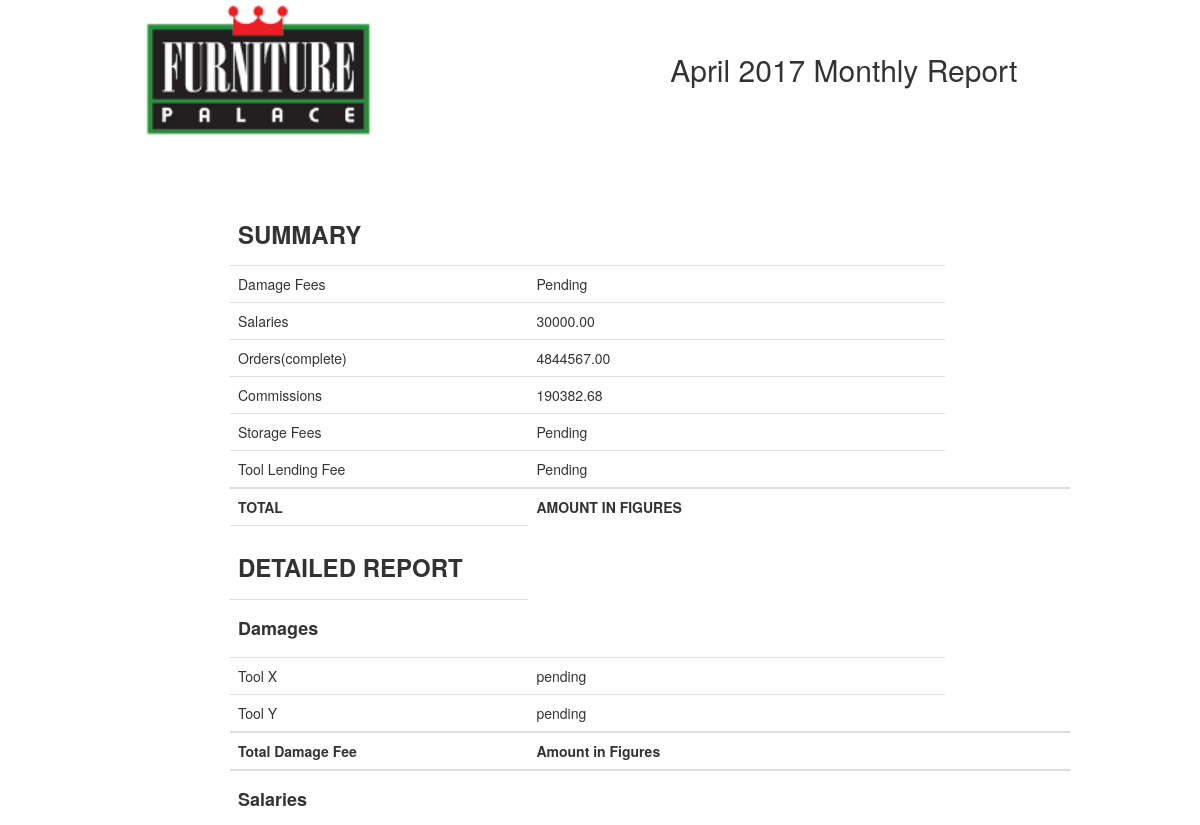
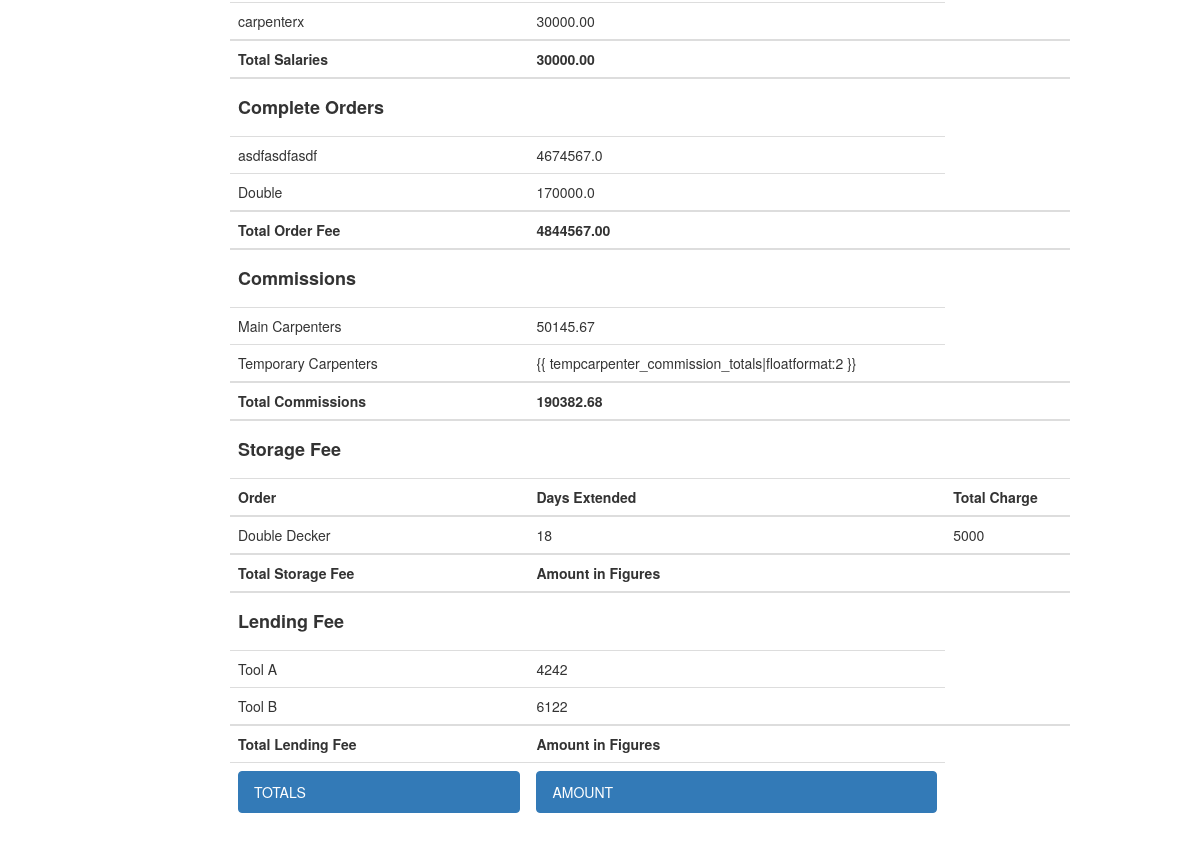
Page /furniture_palace/monthly_summary/ on the earlier database version (2 pictures, top to bottom).
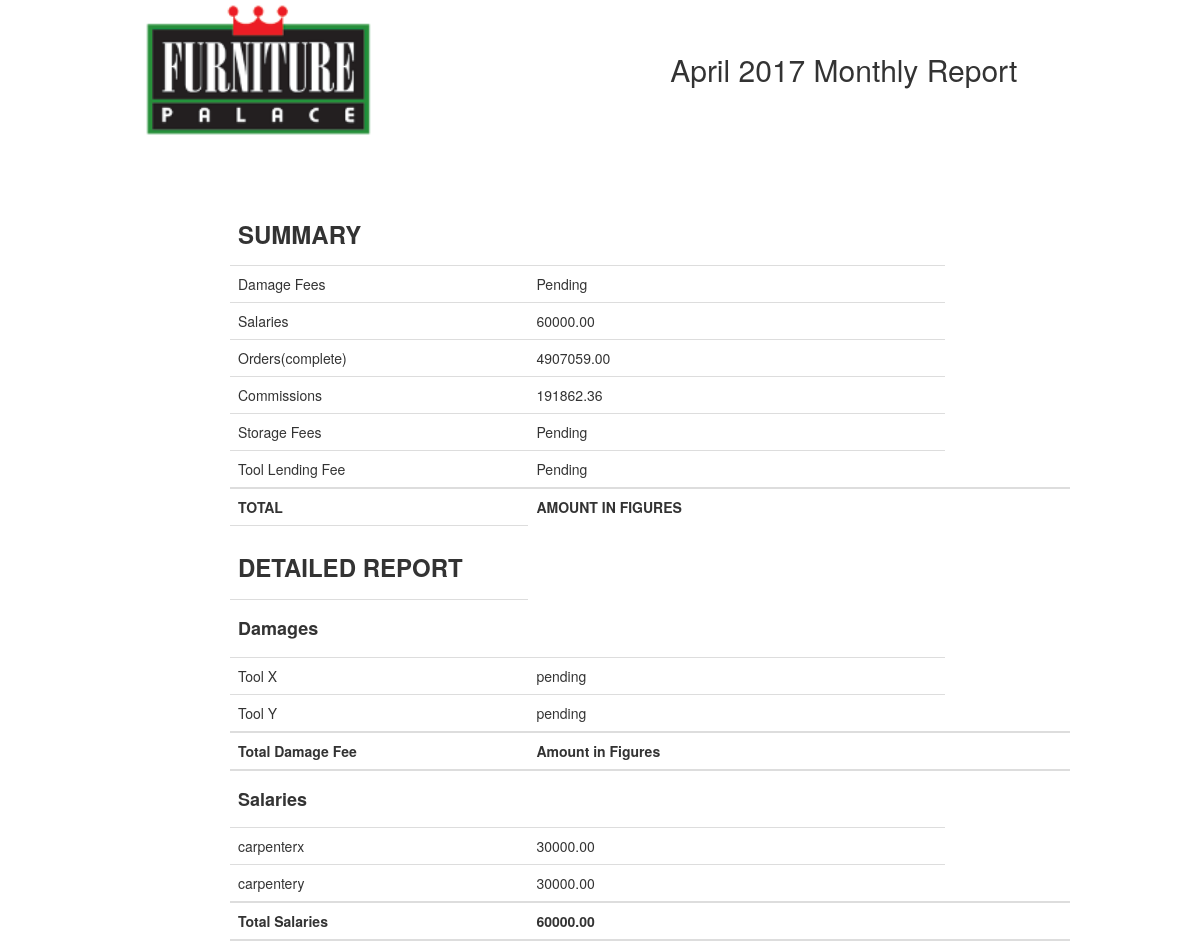
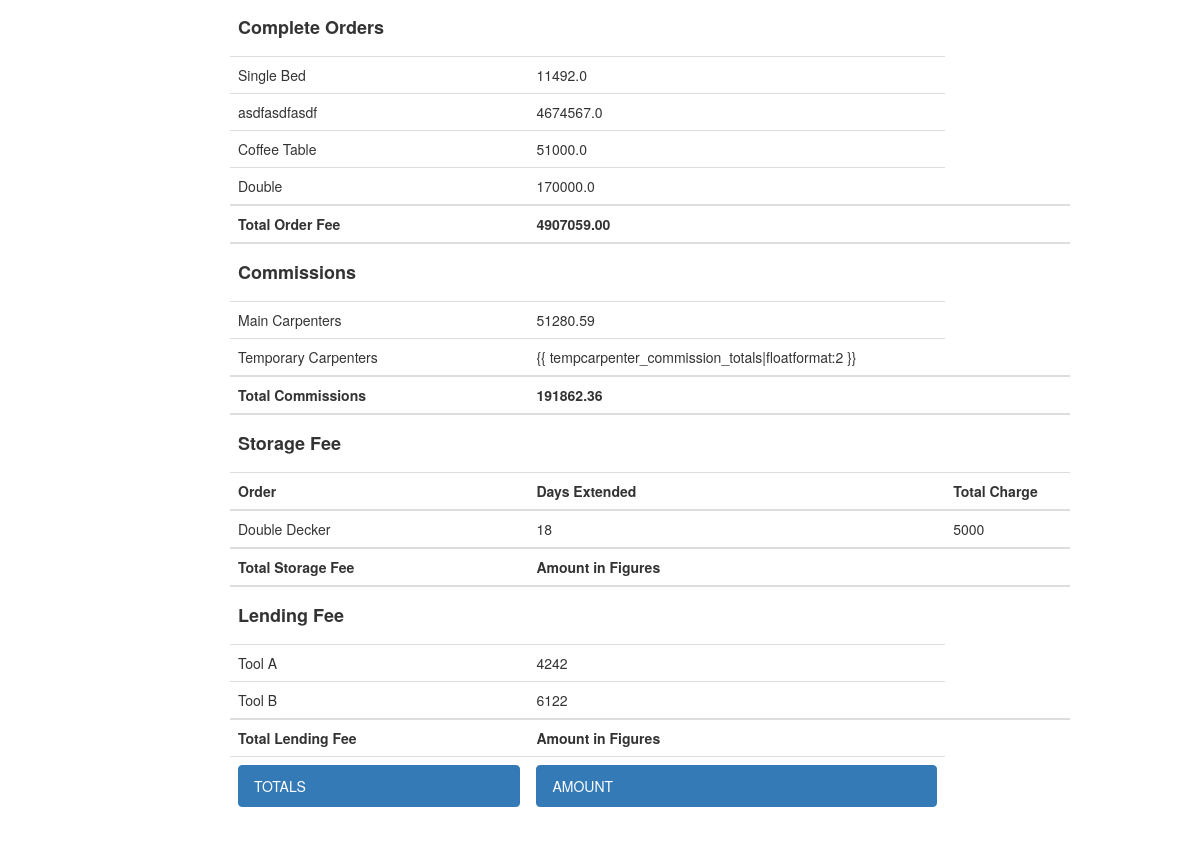
Same page on the later database version (2 pictures, top to bottom).
### accounts/models.py (models this page shows, shortened)
class Profile(models.Model):
    carpenter_tel_no = models.CharField(max_length=100)
    carpenter_address = models.CharField(max_length=100)
    carpenter_salary = models.DecimalField(max_digits=9, decimal_places=2)
    commission = models.DecimalField(max_digits=4, decimal_places=2)
    carpenter = models.OneToOneField(User,
                                     on_delete=models.CASCADE,
                                     primary_key=True, )

### order/models.py (models this page shows, shortened)
class Order(models.Model):
    order_name = models.CharField(max_length=100)
    quantity = models.IntegerField()
    complete_status = models.BooleanField(default=False)
    order_date = models.DateField(auto_now_add=True)
    order_price = models.FloatField(null=True)
    order_completion_date = models.DateField(null=True)
    customer = models.ForeignKey('accounts.Customer', null=False, unique=False)
    carpenter = models.ForeignKey(User, null=True, unique=False)
    temp_carpenter = models.ForeignKey('accounts.TempCarpenter', null=True, unique=False)

### reports/views.py (the view)
def show_monthly_summary(request):
    salary_totals = reports.get_salary_totals()
    orders_totals = reports.get_orders_totals()
    commission_totals = reports.get_commissions_grand_totals()
    carpenter_profiles = reports.get_carpenter_profiles()
    complete_orders = reports.get_all_complete_orders()
    carpenter_commission_totals = reports.get_carpenter_commissions_subtotals()
    tempcarpenter_commission_totals = reports.get_temp_carpenter_commissions_subtotals()
    return render(request, 'reports/monthly_report.html', locals())

### accounts/context_processors.py (called while the page is built)
def username_processor(request):
    username = request.user.username
    return {'username': username}

def furniture_processor(request):
    furniture = Furniture.objects.all()
    return {'furniture': furniture}

### reports/reports.py (called while the page is built)
def get_all_complete_orders():
    complete_orders = Order.objects.filter(complete_status=True)
    return complete_orders

def get_orders_totals():
    order_totals = 0
    orders = get_all_complete_orders()
    for order in orders:
        order_totals += order.order_price
    return order_totals

def get_carpenter_profiles():
    carpenter_profiles = Profile.objects.all()
    return carpenter_profiles

def get_salary_totals():
    salary_totals = 0
    carpenter_profile = Profile.objects.all()
    for profile in carpenter_profile:
        salary_totals += profile.carpenter_salary
    return salary_totals

def get_commissions_grand_totals():
    return get_carpenter_commissions_subtotals() + get_temp_carpenter_commissions_subtotals()

### reports/templates/reports/monthly_report.html (shortened to what the changed rows need)
<!doctype html>
<head>
    <link rel="stylesheet" href="https://maxcdn.bootstrapcdn.com/bootstrap/3.3.7/css/bootstrap.min.css">
</head>
<body>
<div class="container">
    <div class="row">
        <div class="col-sm-7">
            <h2>April 2017 Monthly Report</h2>
        </div>
    </div>
</div>
<div class="col-sm-9">
    <div class="container-fluid">
        <div class="table-responsive">
            <table class="table">
                <thead>
                <tr>
                    <ul class="list-group">
                        <td><h3><strong>SUMMARY</strong></h3></td>
                    </ul>
                </tr>
                </thead>
                <tbody>
                <tr>
                    <td>Salaries</td>
                    <td name="total_salaries">{{ salary_totals }}</td>
                </tr>
                <tr>
                    <td>Orders(complete)</td>
                    <td name="total_orders">{{ orders_totals|floatformat:2 }}</td>
                </tr>
                <tr>
                    <td>Commissions</td>
                    <td name="total_commissions">{{ commission_totals|floatformat:2 }}</td>
                </tr>
                </tbody>
                <tr>
                    <th>TOTAL</th>
                    <th name="total_report_amount">AMOUNT IN FIGURES</th>
                </tr>
                <thead>
                <tr>
                    <ul class="list-group">
                        <td><h3><strong>DETAILED REPORT</strong></h3></td>
                    </ul>
                </tr>
                </thead>
                <tr>
                    <th>Total Damage Fee</th>
                    <th name="total_damage_fee">Amount in Figures</th>
                </tr>
                <tbody>
                {% for profile in carpenter_profiles %}
                <tr>
                    <td>{{ profile.carpenter }}</td>
                    <td name="carpenter_y_salary">{{ profile.carpenter_salary }}</td>
                </tr>
                {% endfor %}
                </tbody>
                <tr>
                    <th>Total Salaries</th>
                    <th name="total_salaries">{{ salary_totals }}</th>
                </tr>
                <tbody>
                {% for order in complete_orders %}
                <tr>
                    <td>{{ order.order_name }}</td>
                    <td name="order_price">{{ order.order_price }}</td>
                </tr>
                {% endfor %}
                </tbody>
                <tr>
                    <th>Total Order Fee</th>
                    <th name="total_orders">{{ orders_totals|floatformat:2 }}</th>
                </tr>
                <tbody>
                <tr>
                    <td>Main Carpenters</td>
                    <td name="total_permanent_carpenter_commissions">{{ carpenter_commission_totals|floatformat:2 }}
                    </td>
                </tr>
                </tbody>
                <tr>
                    <th>Total Commissions</th>
                    <th name="main_and_temp_carp_commissions">{{ commission_totals|floatformat:2 }}</th>
                </tr>
                <tbody>
                <thead>
                <tr>
                    <th>Order</th>
                    <th>Days Extended</th>
                    <th>Total Charge</th>
                </tr>
                </thead>
                </tbody>
                <tr>
                    <th>Total Storage Fee</th>
                    <th name="total_storage_fee">Amount in Figures</th>
                </tr>
                <tr>
                    <th>Total Lending Fee</th>
                    <th name="total_lending_fee">Amount in Figures</th>
                </tr>
            </table>
        </div>
    </div>
</div>
</body>
</html>

Differences in the rows shown:
added Profile: carpenter "carpentery", carpenter_salary "30000.00"
now on this page (row edited): Order: order_name "Single Bed", order_price "11492.0"
now on this page (row edited): Order: order_name "Coffee Table", order_price "51000.0"
Other differences:
{{ salary_totals }}: "30000.00" → "60000.00"
{{ orders_totals|floatformat:2 }}: "4844567.00" → "4907059.00"
{{ commission_totals|floatformat:2 }}: "190382.68" → "191862.36"
{{ carpenter_commission_totals|floatformat:2 }}: "50145.67" → "51280.59"
